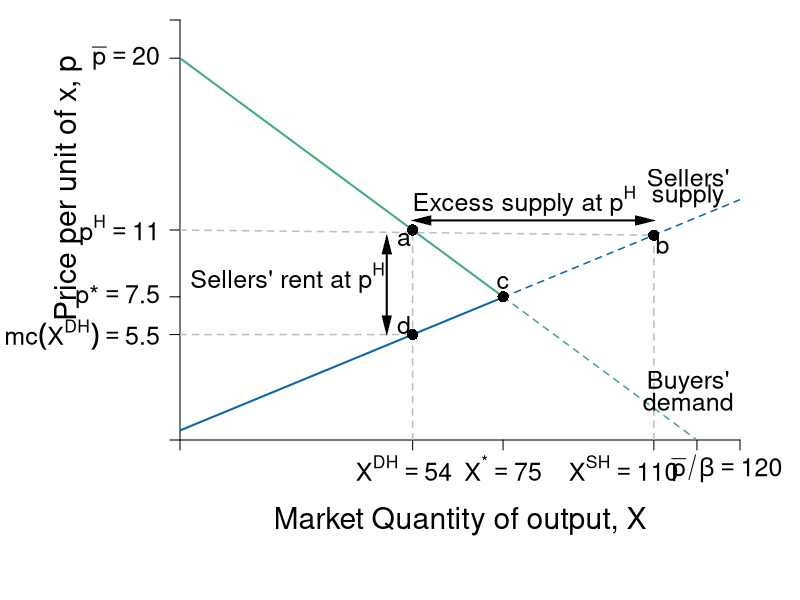

Source code (R):
require(shape)
pdf(file = "competitionmarkets/demand_supply_excess_S.pdf", width = 9, height = 7)

#Set parameters for graphics
pointsize <- 1.8
axislabelsize <- 1.8
labelsize <- 1.5
namesize <- 1.8
annotatesize <- 1.5
graphlinewidth <- 2
segmentlinewidth <- 1.5

COL <- c("#7fc97f", "#beaed4", "#fdc086", "#ffff99", "#386cb0", "#f0027f", "#bf5b17", "#666666")
COLA <- c("#e0f3db", "#99d8c9","#66c2a4","#41ae76", "#238b45", "#005824")
COLB <- c("#c6dbef", "#4eb3d3", "#2b8cbe", "#0868ac","#084081")
COLC <- c("#fcfbfd", "#efedf5", "#dadaeb", "#bcbddc", "#9e9ac8", "#807dba", "#6a51a3", "#54278f", "#3f007d")

par(mar =  c(8,9, 1, 3))

Demand <- function(x, rmax = 20, xmax = 12, n = 10) {
  rmax - (rmax/(n*xmax))*x
}

mrsA <- function(x, rmax = 20, xmax = 10) {
  rmax - (rmax/xmax)*x
}

uA <- function(x, y, rmax = 20, xmax = 10) {
  y + rmax*x - (1/2)(rmax/xmax)*x^2
}


#Supply <- function(x, c1 = 0, c2 = 0.05){
#  c1 + 2*c2*x
#}

# new supply curve
Supply <- function(x, c1 = 0.5, c2 = 0.0465){
   c1 + 2*c2*x
}

xlims <- c(0, 130)
ylims <- c(0, 22)

npts <- 501 
x <- seq(xlims[1], xlims[2], length.out = npts)
y <- seq(ylims[1], ylims[2], length.out = npts) 
a <- c(46.08, 55, 64)
b <- c(46.08, 55, 64)

plot(0, 0, xlim = xlims, ylim = ylims, type = "n",
     xlab = expression(paste("")),
     ylab = expression(paste("")), 
     xaxt = "n", 
     yaxt = "n", 
     cex.lab = axislabelsize, 
     bty = "n",
     xaxs="i", 
     yaxs="i")

# ticksy <- seq(from = 0, to = ylims[2], by = 2)
# ylabels <- seq(from = 0, to = ylims[2], by = 2)
# ticksx <- seq(from = 0, to = xlims[2], by = 2)
# xlabels <- seq(from = 0, to = xlims[2], by = 2)
ticksy <- c(0, Supply(x = 54), 7.5, 11, 20, ylims[2])
#ylabels <- c(NA,  expression(paste(mc(X^{DH}))), expression(paste(p,"*")), expression(paste(p^H)), expression(paste(bar(p) )), NA)
ylabels <- c(NA,  expression(paste(mc(X^{DH}) == 5.5)), expression(paste(p,"*") == 7.5), expression(paste(p^H) == 11), expression(paste(bar(p)==20 )), NA)
ticksx <- c(0, 54, 75, 110, 120, xlims[2])
#xlabels <- c(NA, expression(paste(X^{DH})), expression(paste(X,"*")), expression(paste(X^{SH})), expression(paste(bar(p)/beta )), NA)
xlabels <- c(NA, expression(paste(X^{DH} == 54)), expression(paste(X^{"*"}) == 75), expression(paste(X^{SH} == 110)), expression(paste(bar(p)/beta ==120 )), NA)

axis(1, at = ticksx, pos = 0, labels = FALSE, cex.axis = labelsize)
text(x = c(0, 52, 75, 103, 127, xlims[2]), par("usr")[3] - 0.5, labels = xlabels, srt = 0, pos = 1, xpd = TRUE, cex = labelsize)
axis(2, at = ticksy, pos = 0, labels = ylabels, las = 1, cex.axis = labelsize)

npts <- 500 
xx1 <- seq(xlims[1], 75, length.out = npts)
xx2 <- seq(75, xlims[2], length.out = npts)

#Lines for mrs graph
lines(xx1, Demand(xx1), col = COLA[4], lwd = graphlinewidth)
lines(xx2, Demand(xx2), col = COLA[4], lty = 2, lwd = segmentlinewidth)
lines(xx1, Supply(xx1), col = COLB[4], lwd = graphlinewidth)
lines(xx2, Supply(xx2), col = COLB[4], lty = 2, lwd = segmentlinewidth)

#lines(xx1, mrsA(xx1, rmax = 20, xmax = 10), col = COLA[4], lwd = graphlinewidth)

# segments(0, 7.5, 75, 7.5, lty = 2, "gray" , lwd = segmentlinewidth)
# segments(75, 0, 75, 7.5, lty = 2, col = "gray" , lwd = segmentlinewidth)
points(75, 7.5, pch = 16, col = "black", cex = 1.5)
text(75, 8.25, expression(c), cex = labelsize)

segments(0, Demand(x = 54), 110, Supply(x = 110), lty = 2, "gray" , lwd = segmentlinewidth)
segments(110, 0, 110, Supply(x = 110), lty = 2, col = "gray" , lwd = segmentlinewidth)
segments(54, 0, 54, Demand(x = 54), lty = 2, col = "gray" , lwd = segmentlinewidth)
segments(0, Supply(x = 54), 54, Supply(x = 54), lty = 2, col = "gray" , lwd = segmentlinewidth)
points(54, Demand(x = 54), pch = 16, col = "black", cex = 1.5)
points(54, Supply(x = 54), pch = 16, col = "black", cex = 1.5)
points(110, Supply(x = 110), pch = 16, col = "black", cex = 1.5)
text(54 - 2, Demand(x = 54) - 0.5, expression(a), cex = labelsize)
text(54 - 2, Supply(x = 54) + 0.5, expression(d), cex = labelsize)
text(110 + 2, Supply(x = 110) - 0.5, expression(b), cex = labelsize)

# segments(0, Supply(x = 60), 84, Demand(x = 84), lty = 2, "gray" , lwd = segmentlinewidth)
# segments(60, 0, 60, Supply(x = 60), lty = 2, col = "gray" , lwd = segmentlinewidth)
# segments(84, 0, 84, Demand(x = 84), lty = 2, col = "gray" , lwd = segmentlinewidth)
# points(60, Supply(x = 60), pch = 16, col = "black", cex = 1.5)
# points(84, Demand(x = 84), pch = 16, col = "black", cex = 1.5)
# text(84, Demand(x = 84) + 0.75, expression(d), cex = labelsize)
# text(60, Supply(x = 60) + 0.75, expression(c), cex = labelsize)


#Label axes
mtext(expression(paste("Market Quantity of output, ", X)), side=1, line = 4, cex = axislabelsize)
text(-26, 0.6*ylims[2], expression(paste("Price per unit of x, ", p)), xpd = TRUE, cex = axislabelsize, srt = 90) 
# 
# points(50, 10, pch = 16, col = "black", cex = 1.5)
# text(52, 10.5, expression(M))

#segments(4.11765, 6.17647, 5.88, 8.88, lty = 1, col = COL[2] , lwd = graphlinewidth)
text(118, 13.75, expression("Sellers'"), cex = labelsize)
text(118, 12.75, expression("supply"), cex = labelsize)
#text(7.3, 2.5, expression("Curve"))

Arrows(56, 11.5, 108, 11.5, col = "black", lty = 1, code = 3, lwd = 2, arr.type = "triangle", arr.lwd = 0.5)
text(80, 12.5, expression(paste("Excess supply at ", p^H)), cex = labelsize)

Arrows(48, 6, 48, 10.25, col = "black", lty = 1, code = 3, lwd = 2, arr.type = "triangle", arr.lwd = 0.5)
text(25, 8.5, expression(paste("Sellers' rent at ", p^H)), cex = labelsize)


# Arrows(62, 5.5, 82, 5.5, col = "black", lty = 1, code = 3, lwd = 2, arr.type = "triangle", arr.lwd = 0.5)
# text(72, 4.75, expression(paste("Excess")), cex = labelsize)
# text(72, 3.75, expression(paste("Demand")), cex = labelsize)
# text(72, 2.75, expression(paste("at ", p^L)), cex = labelsize)


#Label Demand
text(118, 3, expression(paste("Buyers'")), cex = labelsize)
text(118, 2, expression(paste("demand")), cex = labelsize)

dev.off()
